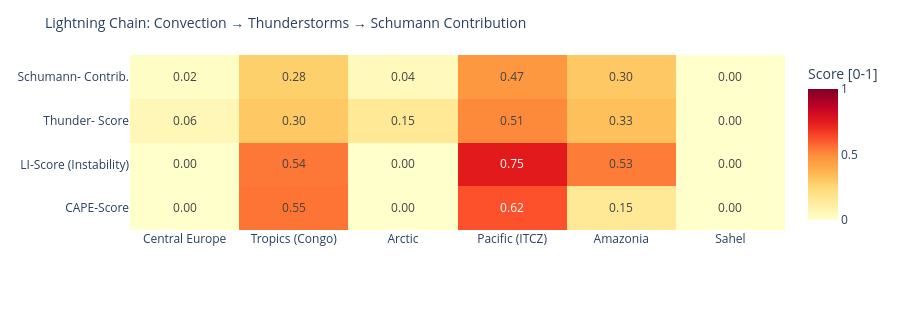

The notebook cell saved with this chart:
### Code cell
# ============================================================
# LIGHTNING CHAIN: Convection → Thunderstorms → Schumann
# Shows the causal chain per measurement point as heatmap
# ============================================================

def cape_score(v):
    """CAPE → normalized score [0,1]"""
    if v is None or pd.isna(v): return 0.0
    return min(1.0, float(v) / 3000)

def li_score(v):
    """Lifted Index: negative = unstable → score [0,1]"""
    if v is None or pd.isna(v): return 0.3
    return min(1.0, max(0.0, (-float(v) + 6) / 12))

def cloud_score(v):
    if v is None or pd.isna(v): return 0.3
    return float(v) / 100

def thunder_score(row):
    """Kombinierter Gewitterwahrscheinlichkeits-Score
    CAPE + LI + Bedeckung + WMO-Gewitter + konvektiver Niederschlag (showers)
    Hinweis: X-Ray und Kp sind kein Bestandteil – nur geomagn./solarer Kontext.
    """
    cs = cape_score(row.get('cape'))
    ls = li_score(row.get('li'))
    cl = cloud_score(row.get('cloud'))
    t  = 1.0 if row.get('thunderstorm') else 0.0
    # Convective precipitation (showers) as additional indicator
    sh = min(1.0, (row.get('showers') or 0) / 5.0)
    return round(cs * 0.30 + ls * 0.25 + cl * 0.15 + t * 0.20 + sh * 0.10, 3)

def schumann_contribution(t_score, lat):
    """Schumann contribution: higher in tropics (±30°), scaled by thunderstorm score"""
    lat_weight = max(0.3, 1.0 - abs(lat) / 60)
    return round(t_score * lat_weight, 3)

df_atm['cape_score']   = df_atm.apply(lambda r: cape_score(r['cape']), axis=1)
df_atm['li_score']     = df_atm.apply(lambda r: li_score(r['li']),    axis=1)
df_atm['thunder_score']= df_atm.apply(lambda r: thunder_score(r.to_dict()), axis=1)
df_atm['schumann_contribution'] = df_atm.apply(
    lambda r: schumann_contribution(r['thunder_score'], r['lat']), axis=1)

metrics = ['cape_score', 'li_score', 'thunder_score', 'schumann_contribution']
labels  = ['CAPE-Score', 'LI-Score\n(Instability)', 'Thunder-\nScore', 'Schumann-\nContrib.']
z_data  = [df_atm[m].tolist() for m in metrics]

fig = go.Figure(go.Heatmap(
    z=z_data,
    x=df_atm['point'].tolist(),
    y=labels,
    colorscale='YlOrRd',
    zmin=0, zmax=1,
    text=[[f'{v:.2f}' for v in row] for row in z_data],
    texttemplate='%{text}', textfont=dict(size=12),
    colorbar=dict(title='Score [0-1]')
))
fig.update_layout(
    title=dict(text='Lightning Chain: Convection → Thunderstorms → Schumann Contribution', font=dict(size=14)),
    height=310,
    plot_bgcolor='rgba(0,0,0,0)', paper_bgcolor='rgba(0,0,0,0)',
    margin=dict(l=130, r=80, t=55, b=80)
)
fig.show()

### Figure 1 — Plotly figure (JSON) as saved in the notebook; plotly's stock layout.template omitted (floating-point values rounded to 4 significant figures)
{"data": [{"colorbar": {"title": {"text": "Score [0-1]"}}, "colorscale": [[0.0, "rgb(255,255,204)"], [0.125, "rgb(255,237,160)"], [0.25, "rgb(254,217,118)"], [0.375, "rgb(254,178,76)"], [0.5, "rgb(253,141,60)"], [0.625, "rgb(252,78,42)"], [0.75, "rgb(227,26,28)"], [0.875, "rgb(189,0,38)"], [1.0, "rgb(128,0,38)"]], "text": [["0.00", "0.55", "0.00", "0.62", "0.15", "0.00"], ["0.00", "0.54", "0.00", "0.75", "0.53", "0.00"], ["0.06", "0.30", "0.15", "0.51", "0.33", "0.00"], ["0.02", "0.28", "0.04", "0.47", "0.30", "0.00"]], "textfont": {"size": 12}, "texttemplate": "%{text}", "type": "heatmap", "x": ["Central Europe", "Tropics (Congo)", "Arctic", "Pacific (ITCZ)", "Amazonia", "Sahel"], "y": ["CAPE-Score", "LI-Score\n(Instability)", "Thunder-\nScore", "Schumann-\nContrib."], "z": [[0.0, 0.55, 0.003333, 0.62, 0.1533, 0.0], [0.0, 0.5417, 0.0, 0.75, 0.5333, 0.0], [0.057, 0.3, 0.151, 0.507, 0.329, 0.0], [0.017, 0.28, 0.045, 0.465, 0.302, 0.0]], "zmax": 1, "zmin": 0}], "layout": {"height": 310, "margin": {"b": 80, "l": 130, "r": 80, "t": 55}, "paper_bgcolor": "rgba(0,0,0,0)", "plot_bgcolor": "rgba(0,0,0,0)", "title": {"font": {"size": 14}, "text": "Lightning Chain: Convection → Thunderstorms → Schumann Contribution"}}}
